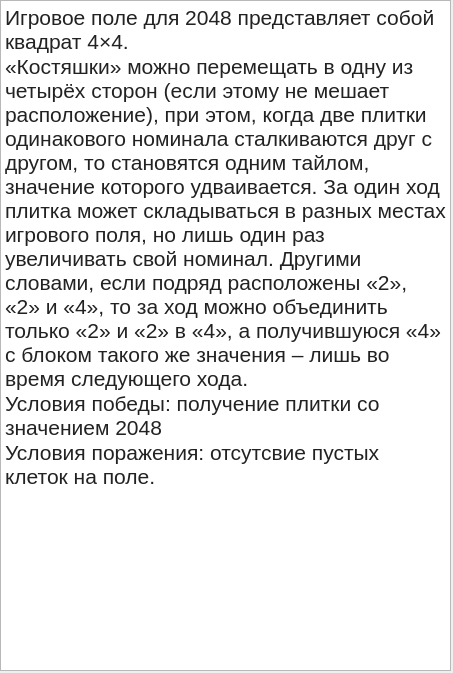
<?xml version="1.0" encoding="UTF-8"?>
<ui version="4.0">
 <class>Help</class>
 <widget class="QWidget" name="Help">
  <property name="geometry">
   <rect>
    <x>0</x>
    <y>0</y>
    <width>453</width>
    <height>673</height>
   </rect>
  </property>
  <property name="minimumSize">
   <size>
    <width>453</width>
    <height>673</height>
   </size>
  </property>
  <property name="maximumSize">
   <size>
    <width>453</width>
    <height>673</height>
   </size>
  </property>
  <property name="windowTitle">
   <string>Help</string>
  </property>
  <widget class="QTextEdit" name="textEdit">
   <property name="geometry">
    <rect>
     <x>0</x>
     <y>0</y>
     <width>451</width>
     <height>671</height>
    </rect>
   </property>
   <property name="html">
    <string>&lt;!DOCTYPE HTML PUBLIC &quot;-//W3C//DTD HTML 4.0//EN&quot; &quot;http://www.w3.org/TR/REC-html40/strict.dtd&quot;&gt;
&lt;html&gt;&lt;head&gt;&lt;meta name=&quot;qrichtext&quot; content=&quot;1&quot; /&gt;&lt;style type=&quot;text/css&quot;&gt;
p, li { white-space: pre-wrap; }
&lt;/style&gt;&lt;/head&gt;&lt;body style=&quot; font-family:'MS Shell Dlg 2'; font-size:8.25pt; font-weight:400; font-style:normal;&quot;&gt;
&lt;p style=&quot; margin-top:0px; margin-bottom:0px; margin-left:0px; margin-right:0px; -qt-block-indent:0; text-indent:0px;&quot;&gt;&lt;span style=&quot; font-family:'-apple-system','BlinkMacSystemFont','Segoe UI','Arial','sans-serif'; font-size:16pt; color:#222222; background-color:#ffffff;&quot;&gt;Игровое поле для 2048 представляет собой квадрат 4×4.&lt;/span&gt;&lt;/p&gt;
&lt;p style=&quot; margin-top:0px; margin-bottom:0px; margin-left:0px; margin-right:0px; -qt-block-indent:0; text-indent:0px;&quot;&gt;&lt;span style=&quot; font-family:'-apple-system','BlinkMacSystemFont','Segoe UI','Arial','sans-serif'; font-size:16pt; color:#222222; background-color:#ffffff;&quot;&gt;«Костяшки» можно перемещать в одну из четырёх сторон (если этому не мешает расположение), при этом, когда две плитки одинакового номинала сталкиваются друг с другом, то становятся одним тайлом, значение которого удваивается. За один ход плитка может складываться в разных местах игрового поля, но лишь один раз увеличивать свой номинал. Другими словами, если подряд расположены «2», «2» и «4», то за ход можно объединить только «2» и «2» в «4», а получившуюся «4» с блоком такого же значения – лишь во время следующего хода.&lt;/span&gt;&lt;/p&gt;
&lt;p style=&quot; margin-top:0px; margin-bottom:0px; margin-left:0px; margin-right:0px; -qt-block-indent:0; text-indent:0px;&quot;&gt;&lt;span style=&quot; font-family:'-apple-system','BlinkMacSystemFont','Segoe UI','Arial','sans-serif'; font-size:16pt; color:#222222; background-color:#ffffff;&quot;&gt;Условия победы: получение плитки со значением 2048&lt;/span&gt;&lt;/p&gt;
&lt;p style=&quot; margin-top:0px; margin-bottom:0px; margin-left:0px; margin-right:0px; -qt-block-indent:0; text-indent:0px;&quot;&gt;&lt;span style=&quot; font-family:'-apple-system','BlinkMacSystemFont','Segoe UI','Arial','sans-serif'; font-size:16pt; color:#222222; background-color:#ffffff;&quot;&gt;Условия поражения: отсутсвие пустых клеток на поле.&lt;/span&gt;&lt;/p&gt;&lt;/body&gt;&lt;/html&gt;</string>
   </property>
  </widget>
 </widget>
 <resources/>
 <connections/>
</ui>
